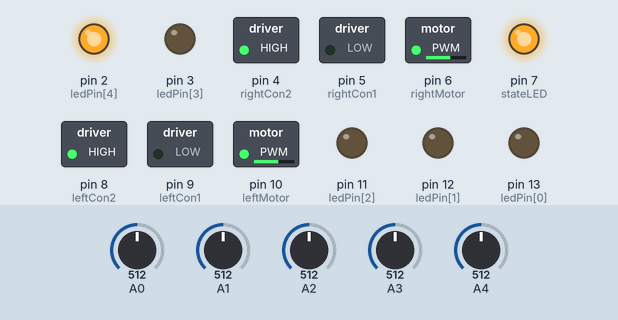
Simulated run of this sketch. Board: Arduino Uno, built with avr-gcc and run on an emulated ATmega328P. On the bench: switched loads named in the sketch (green lamp = pin HIGH), output pins drawn as LEDs (lit = HIGH). The test bench sets the inputs (shaded band); at power-on: A0 = 512, A1 = 512, A3 = 512, A2 = 512, A4 = 512.

Above: at 1.2 s.
1.3 s: A0 set to 640
2.8 s: A0 set to 669
At 3.3 s:
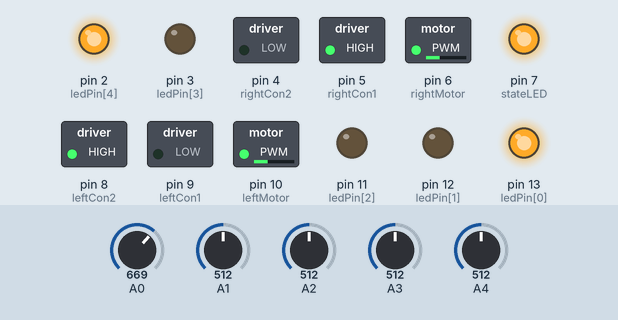
4.3 s: A1 set to 643
5.8 s: A1 set to 666
At 6.8 s:
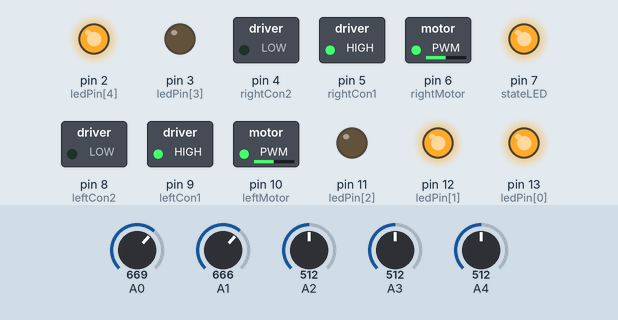
7.3 s: A3 set to 641
8.8 s: A3 set to 665
At 17.1 s:
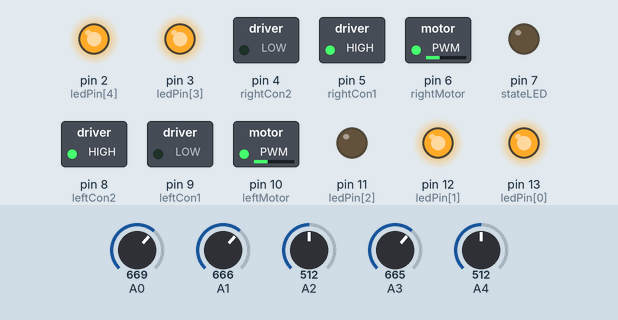
At 37.8 s:
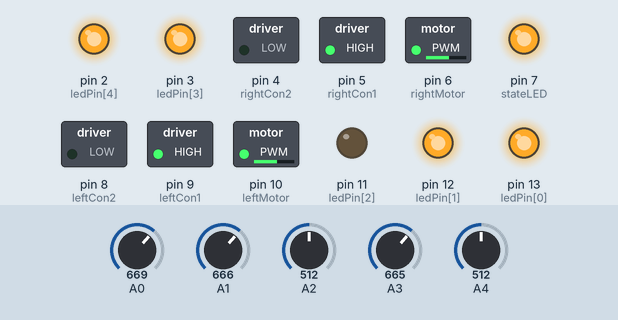
Timing chart, 0 to 40.2 s (numbered marks = the images above; inputs shaded):
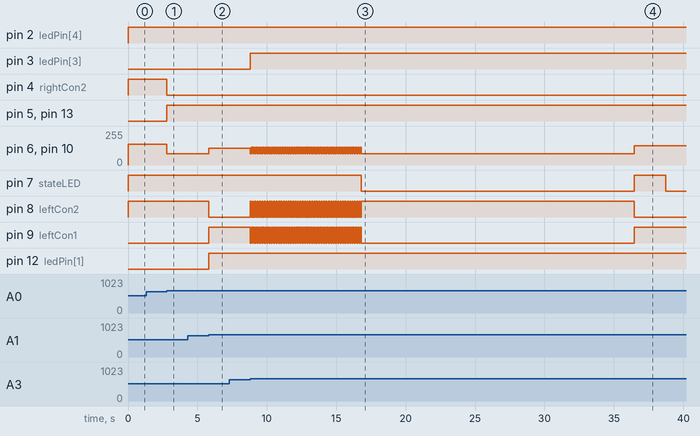

Measured:
- the behaviour switches between 650 and 651 on A0 (found by bisection; images 0 and 1)
- the behaviour switches between 650 and 651 on A1 (found by bisection; images 1 and 2)
- the behaviour switches between 650 and 651 on A3 (found by bisection; images 2 and 3)
- after the input at 1.3 s, every drawn part: stays the same
- after the input at 2.8 s, pin 4 (rightCon2): HIGH → LOW at once; pin 5 (rightCon1), pin 13 (ledPin[0]): LOW → HIGH at once; pin 6 (rightMotor), pin 10 (leftMotor): 155/255 → 85/255 at once
- after the input at 4.3 s, every drawn part: stays the same
- after the input at 5.8 s, pin 6 (rightMotor), pin 10 (leftMotor): 85/255 → 125/255 at once; pin 8 (leftCon2): HIGH → LOW at once; pin 9 (leftCon1), pin 12 (ledPin[1]): LOW → HIGH at once
- after the input at 7.3 s, every drawn part: stays the same
- after the input at 8.8 s, pin 3 (ledPin[3]): LOW → HIGH at once; pin 8 (leftCon2): goes 47 × (HIGH 0.07 s, LOW 0.10 s), HIGH 19.7 s, then LOW, starting at once; pin 9 (leftCon1): goes 47 × (LOW 0.07 s, HIGH 0.10 s), LOW 19.7 s, then HIGH, starting at once

The sketch:

LineTracker_FINAL.ino
```cpp
#define SENSOR_NUMBER 5

#define SPEED 85
#define BADSPLIT 450
#define GOODSPLIT 650


const int ledPin[5] = {13, 12, 11, 3, 2};
const int leftMotor = 10;
const int leftMotorSpeed = SPEED;
const int leftCon1 = 9;
const int leftCon2 = 8;
const int rightMotor = 6;
const int rightMotorSpeed = SPEED;
const int rightCon1 = 5;
const int rightCon2 = 4;
const int stateLED = 7;
int state = 1;
void setup()
{
  Serial.begin(9600);
  pinMode(leftMotor, OUTPUT);
  pinMode(rightMotor, OUTPUT);
  pinMode(leftCon1, OUTPUT);
  pinMode(leftCon2, OUTPUT);
  pinMode(rightCon1, OUTPUT);
  pinMode(rightCon2, OUTPUT);
  pinMode(stateLED, OUTPUT);

  pinMode(A0, INPUT);
  pinMode(A1, INPUT);
  pinMode(A2, INPUT);
  pinMode(A3, INPUT);
  pinMode(A4, INPUT);

  for (int i = 0; i < 5; i++)
  {
    pinMode(ledPin[i], OUTPUT);
  }
}


void fwd(int);
void lturn(int);
void rturn(int);
void stopp();

static int error = 0, prevError = 0, sumError = 0;
void loop()
{

  /*
    //delay(50);
    Serial.print(analogRead(A0));
    Serial.print(" ");
    Serial.print(analogRead(A1));
    Serial.print(" ");
    Serial.print(analogRead(A2));
    Serial.print(" ");
    Serial.print(analogRead(A3));
    Serial.print(" ");
    Serial.println(analogRead(A4));*/


  //Prepare easy-to-digest analogRead
  int sensorVal[5] = {}; //All are 0 by default
  if (analogRead(A0) > GOODSPLIT)
  {
    sensorVal[0] = 1;
    digitalWrite(ledPin[0], HIGH);
  }
  else
  {
    digitalWrite(ledPin[0], LOW);
  }

  if (analogRead(A1) > GOODSPLIT)
  {
    sensorVal[1] = 1;
    digitalWrite(ledPin[1], HIGH);
  }
  else
  {
    digitalWrite(ledPin[1], LOW);
  }

  if (analogRead(A2) > GOODSPLIT)
  {
    sensorVal[2] = 1;
    digitalWrite(ledPin[2], HIGH);
  }
  else
  {
    digitalWrite(ledPin[2], LOW);
  }

  if (analogRead(A3) > GOODSPLIT)
  {
    sensorVal[3] = 1;
    digitalWrite(ledPin[3], HIGH);
  }
  else
  {
    digitalWrite(ledPin[3], LOW);
  }

  if (analogRead(A4) > BADSPLIT)
  {
    sensorVal[4] = 1;
    digitalWrite(ledPin[4], HIGH);
  }
  else
  {
    digitalWrite(ledPin[4], LOW);
  }

  //Control part
  unsigned long nowTime = millis();

  if (nowTime >= 38662)
  {
    state = 4;
    digitalWrite(stateLED, LOW);
  }
  else if (nowTime >= 36390)
  {
    state = 3;
    digitalWrite(stateLED, HIGH);
  }
  else if (nowTime >= 16768)
  {
    state = 2;
    digitalWrite(stateLED, LOW);
  }


  //1st state: Zig-Zag
  if (state == 1)
  {
    digitalWrite(stateLED, HIGH);
    if (sensorVal[0] == 1 && sensorVal[1] == 0 && sensorVal[3] == 0 && sensorVal[4] == 0)
    {
      lturn(70);
    }
    else if (sensorVal[0] == 1 && sensorVal[1] == 1 && sensorVal[3] == 0 && sensorVal[4] == 0)
    {
      lturn(50);
    }
    else if (sensorVal[0] == 0 && sensorVal[1] == 1 && sensorVal[3] == 0 && sensorVal[4] == 0)
    {
      lturn(30);
    }
    else if (sensorVal[0] == 0 && sensorVal[1] == 0 && sensorVal[3] == 0 && sensorVal[4] == 1)
    {
      rturn(70);
    }
    else if (sensorVal[0] == 0 && sensorVal[1] == 0 && sensorVal[3] == 1 && sensorVal[4] == 1)
    {
      rturn(50);
    }
    else if (sensorVal[0] == 0 && sensorVal[1] == 0 && sensorVal[3] == 1 && sensorVal[4] == 0)
    {
      rturn(30);
    }
    else if (sensorVal[0] == 1 && sensorVal[1] == 1 && sensorVal[3] == 1 && sensorVal[4] == 1)
    {
      fwd(0);
      delay(70);
      lturn(50);
      delay(100);
    }
    else if (sensorVal[0] + sensorVal[1] > sensorVal[3] + sensorVal[4])
    {
      lturn(40);
    }
    else if (sensorVal[0] + sensorVal[1] < sensorVal[3] + sensorVal[4])
    {
      rturn(40);
      delay(100);
    }
    else
    {
      fwd(0);
    }
  }

  //2nd state: Quarter
  else if (state == 2)
  {
    if (sensorVal[0] == 1 && sensorVal[1] == 0 && sensorVal[3] == 0 && sensorVal[4] == 0)
    {
      lturn(70);
    }
    else if (sensorVal[0] == 1 && sensorVal[1] == 1 && sensorVal[3] == 0 && sensorVal[4] == 0)
    {
      lturn(50);
    }
    else if (sensorVal[0] == 0 && sensorVal[1] == 1 && sensorVal[3] == 0 && sensorVal[4] == 0)
    {
      lturn(30);
    }
    else if (sensorVal[0] == 0 && sensorVal[1] == 0 && sensorVal[3] == 0 && sensorVal[4] == 1)
    {
      rturn(70);
    }
    else if (sensorVal[0] == 0 && sensorVal[1] == 0 && sensorVal[3] == 1 && sensorVal[4] == 1)
    {
      rturn(50);
    }
    else if (sensorVal[0] == 0 && sensorVal[1] == 0 && sensorVal[3] == 1 && sensorVal[4] == 0)
    {
      rturn(30);
    }
    else if (sensorVal[0] == 1 && sensorVal[1] == 1 && sensorVal[3] == 1 && sensorVal[4] == 1)
    {
      fwd(0);
      delay(200);
    }
    else if (sensorVal[0] + sensorVal[1] > sensorVal[3] + sensorVal[4])
    {
      lturn(40);
    }
    else if (sensorVal[0] + sensorVal[1] < sensorVal[3] + sensorVal[4])
    {
      rturn(40);
    }
    else
    {
      fwd(0);
    }
  }


  //3rd state: Square box
  else if (state == 3)
  {
    if (sensorVal[0] == 1 && sensorVal[1] == 0 && sensorVal[3] == 0 && sensorVal[4] == 0)
    {
      lturn(50);
    }
    else if (sensorVal[0] == 1 && sensorVal[1] == 1 && sensorVal[3] == 0 && sensorVal[4] == 0)
    {
      lturn(50);
      delay(270);
    }
    else if (sensorVal[0] == 0 && sensorVal[1] == 1 && sensorVal[3] == 0 && sensorVal[4] == 0)
    {
      lturn(30);
    }
    else if (sensorVal[0] == 0 && sensorVal[1] == 0 && sensorVal[3] == 0 && sensorVal[4] == 1)
    {
      rturn(50);
    }
    else if (sensorVal[0] == 0 && sensorVal[1] == 0 && sensorVal[3] == 1 && sensorVal[4] == 1)
    {
      lturn(50);
      delay(270);
    }
    else if (sensorVal[0] == 0 && sensorVal[1] == 0 && sensorVal[3] == 1 && sensorVal[4] == 0)
    {
      rturn(30);
    }
    else if (sensorVal[0] == 1 && sensorVal[1] == 1 && sensorVal[3] == 1 && sensorVal[4] == 1)
    {
      lturn(60);
      delay(250);
    }
    else if (sensorVal[0] + sensorVal[1] > sensorVal[3] + sensorVal[4])
    {
      lturn(30);
    }
    else if (sensorVal[0] + sensorVal[1] < sensorVal[3] + sensorVal[4])
    {
      rturn(30);
    }
    else
    {
      fwd(0);
    }
  }


  //4th state:Curve
  else if (state == 4)
  {
    if (sensorVal[0] == 1 && sensorVal[1] == 0 && sensorVal[3] == 0 && sensorVal[4] == 0)
    {
      lturn(70);
      delay(150);
    }
    else if (sensorVal[0] == 1 && sensorVal[1] == 1 && sensorVal[3] == 0 && sensorVal[4] == 0)
    {
      lturn(50);
    }
    else if (sensorVal[0] == 0 && sensorVal[1] == 1 && sensorVal[3] == 0 && sensorVal[4] == 0)
    {
      lturn(30);
    }
    else if (sensorVal[0] == 0 && sensorVal[1] == 0 && sensorVal[3] == 0 && sensorVal[4] == 1)
    {
      rturn(70);
    }
    else if (sensorVal[0] == 0 && sensorVal[1] == 0 && sensorVal[3] == 1 && sensorVal[4] == 1)
    {
      rturn(50);
    }
    else if (sensorVal[0] == 0 && sensorVal[1] == 0 && sensorVal[3] == 1 && sensorVal[4] == 0)
    {
      rturn(30);
    }
    else if (sensorVal[0] == 1 && sensorVal[1] == 1 && sensorVal[3] == 1 && sensorVal[4] == 1)
    {
      lturn(60);
      delay(100);
    }
    else if (sensorVal[0] + sensorVal[1] > sensorVal[3] + sensorVal[4])
    {
      lturn(40);
    }
    else if (sensorVal[0] + sensorVal[1] < sensorVal[3] + sensorVal[4])
    {
      rturn(60);
      delay(200);
      fwd(0);
      delay(50);
    }
    else
    {
      fwd(0);
    }
  }
}


void fwd(int moreSpd)
{
  analogWrite(leftMotor, SPEED + moreSpd);
  analogWrite(rightMotor, SPEED + moreSpd);
  digitalWrite(leftCon1, LOW);
  digitalWrite(leftCon2, HIGH);
  digitalWrite(rightCon1, HIGH);
  digitalWrite(rightCon2, LOW);
}
void lturn(int moreSpd)
{
  analogWrite(leftMotor, SPEED + moreSpd);
  analogWrite(rightMotor, SPEED + moreSpd);

  digitalWrite(leftCon1, HIGH);
  digitalWrite(leftCon2, LOW);
  digitalWrite(rightCon1, HIGH);
  digitalWrite(rightCon2, LOW);
}
void rturn(int moreSpd)
{
  analogWrite(leftMotor, SPEED + moreSpd);
  analogWrite(rightMotor, SPEED + moreSpd);
  digitalWrite(leftCon1, LOW);
  digitalWrite(leftCon2, HIGH);
  digitalWrite(rightCon1, LOW);
  digitalWrite(rightCon2, HIGH);
}

void stopp()
{
  analogWrite(leftMotor, 0);
  analogWrite(rightMotor, 0);
  digitalWrite(leftCon1, LOW);
  digitalWrite(leftCon2, LOW);
  digitalWrite(rightCon1, LOW);
  digitalWrite(rightCon2, LOW);
}
```
